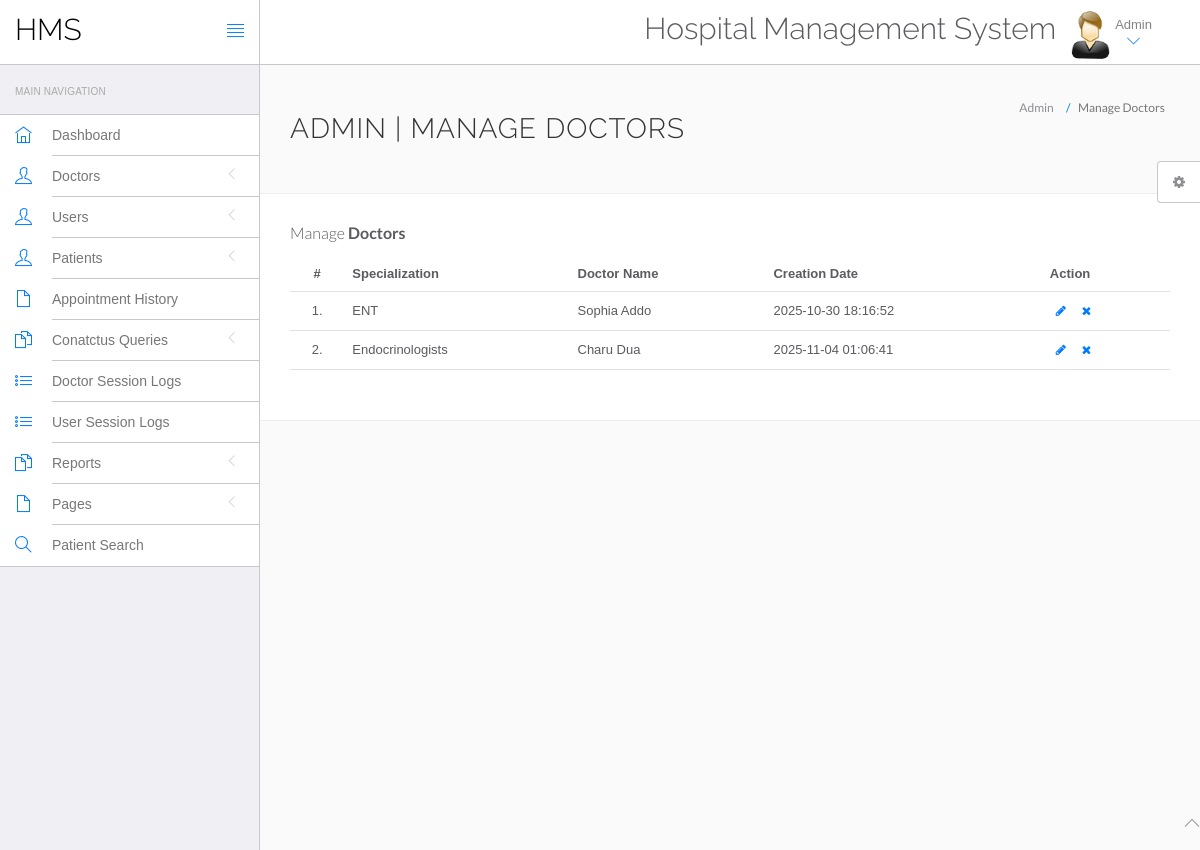
The page /hms/admin/manage-doctors.php (signed in) on the database its author committed.
### tables this page shows
CREATE TABLE `doctors` (
  `id` int(11) NOT NULL,
  `specilization` varchar(255) DEFAULT NULL,
  `doctorName` varchar(255) DEFAULT NULL,
  `address` longtext DEFAULT NULL,
  `docFees` varchar(255) DEFAULT NULL,
  `contactno` bigint(11) DEFAULT NULL,
  `docEmail` varchar(255) DEFAULT NULL,
  `password` varchar(255) DEFAULT NULL,
  `creationDate` timestamp NULL DEFAULT current_timestamp(),
  `updationDate` timestamp NULL DEFAULT NULL ON UPDATE current_timestamp()
);

### hms/admin/manage-doctors.php (the view, shortened to what this page needs)
<?php
include('include/config.php');
if(strlen($_SESSION['id']==0)) {
 header('location:logout.php');
  } else{
?>
<!DOCTYPE html>
<html lang="en">
	<head>
		<link rel="stylesheet" href="vendor/bootstrap/css/bootstrap.min.css">
		<link rel="stylesheet" href="vendor/fontawesome/css/font-awesome.min.css">
		<link rel="stylesheet" href="vendor/themify-icons/themify-icons.min.css">
		<link href="vendor/animate.css/animate.min.css" rel="stylesheet" media="screen">
		<link href="vendor/perfect-scrollbar/perfect-scrollbar.min.css" rel="stylesheet" media="screen">
		<link href="vendor/switchery/switchery.min.css" rel="stylesheet" media="screen">
		<link href="vendor/bootstrap-touchspin/jquery.bootstrap-touchspin.min.css" rel="stylesheet" media="screen">
		<link href="vendor/select2/select2.min.css" rel="stylesheet" media="screen">
		<link href="vendor/bootstrap-datepicker/bootstrap-datepicker3.standalone.min.css" rel="stylesheet" media="screen">
		<link href="vendor/bootstrap-timepicker/bootstrap-timepicker.min.css" rel="stylesheet" media="screen">
		<link rel="stylesheet" href="assets/css/styles.css">
		<link rel="stylesheet" href="assets/css/plugins.css">
		<link rel="stylesheet" href="assets/css/themes/theme-1.css" id="skin_color" />
	</head>
	<body>
		<div id="app">
<?php include('include/sidebar.php');?>
			<div class="app-content">
						<?php include('include/header.php');?>
				<div class="main-content" >
					<div class="wrap-content container" id="container">
						<section id="page-title">
							<div class="row">
								<div class="col-sm-8">
									<h1 class="mainTitle">Admin | Manage Doctors</h1>
																	</div>
								<ol class="breadcrumb">
									<li>
										<span>Admin</span>
									</li>
									<li class="active">
										<span>Manage Doctors</span>
									</li>
								</ol>
							</div>
						</section>
						<div class="container-fluid container-fullw bg-white">
									<div class="row">
								<div class="col-md-12">
									<h5 class="over-title margin-bottom-15">Manage <span class="text-bold">Doctors</span></h5>
									<table class="table table-hover" id="sample-table-1">
										<thead>
											<tr>
												<th class="center">#</th>
												<th>Specialization</th>
												<th class="hidden-xs">Doctor Name</th>
												<th>Creation Date </th>
												<th>Action</th>
											</tr>
										</thead>
										<tbody>
<?php
$sql=mysqli_query($con,"select * from doctors");
$cnt=1;
while($row=mysqli_fetch_array($sql))
{
?>
											<tr>
												<td class="center"><?php echo $cnt;?>.</td>
												<td class="hidden-xs"><?php echo $row['specilization'];?></td>
												<td><?php echo $row['doctorName'];?></td>
												<td><?php echo $row['creationDate'];?>
												</td>
												<td >
												<div class="visible-md visible-lg hidden-sm hidden-xs">
							<a href="edit-doctor.php?id=<?php echo $row['id'];?>" class="btn btn-transparent btn-xs" tooltip-placement="top" tooltip="Edit"><i class="fa fa-pencil"></i></a>
	<a href="manage-doctors.php?id=<?php echo $row['id']?>&del=delete" onClick="return confirm('Are you sure you want to delete?')"class="btn btn-transparent btn-xs tooltips" tooltip-placement="top" tooltip="Remove"><i class="fa fa-times fa fa-white"></i></a>
												</div>
												</td>
											</tr>
											<?php
$cnt=$cnt+1;
											 }?>
										</tbody>
									</table>
								</div>
							</div>
								</div>
							</div>
						</div>
					</div>
				</div>
	<?php include('include/footer.php');?>
	<?php include('include/setting.php');?>
	</body>
</html>
<?php } ?>

### hms/admin/assets/css/themes/theme-1.css (style rules this page uses)
body { background: #FAFAFA; }

### rows shown on the page
doctors: specilization "ENT", doctorName "Sophia Addo", creationDate "2025-10-30 18:16:52"
doctors: specilization "Endocrinologists", doctorName "Charu Dua", creationDate "2025-11-04 01:06:41"
